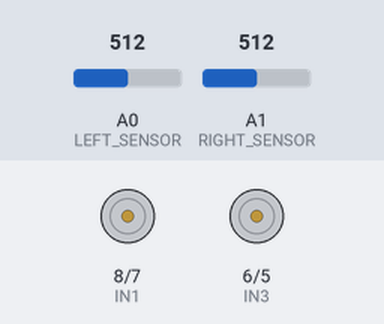
A sketch run on a simulated Arduino Uno, built with avr-gcc and run on an emulated ATmega328P. Parts: motor-driver pin pairs drawn as motors (green arrow = first pin HIGH = forward, orange = second pin HIGH = backward, longer = more drive, scaled by the enable pin). The test bench sets the inputs (shaded band); at power-on: A0 (LEFT_SENSOR) = 512, A1 (RIGHT_SENSOR) = 512.

Above: at 1.2 s.
1.3 s: A0 (LEFT_SENSOR) set to 482
At 2.0 s:
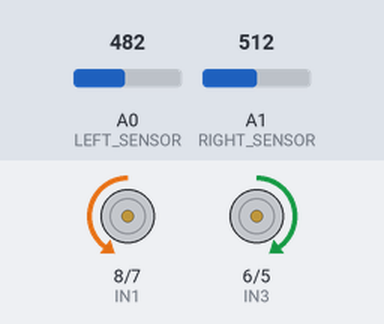
2.8 s: A1 (RIGHT_SENSOR) set to 483
At 3.1 s:
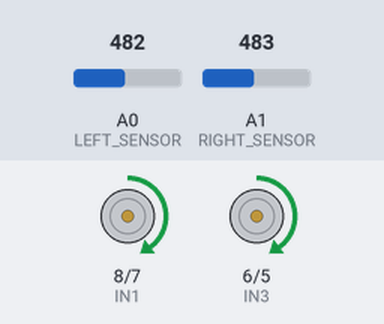
4.3 s: A0 (LEFT_SENSOR) set to 510
At 5.5 s:
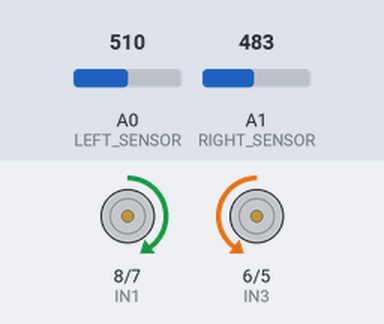
5.8 s: A0 (LEFT_SENSOR) set to 490
At 6.6 s:
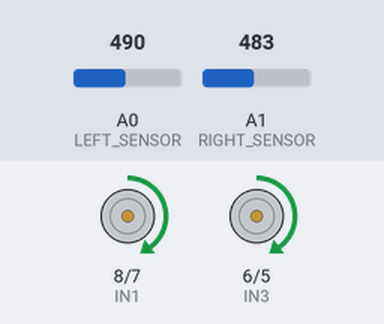
7.3 s: A0 (LEFT_SENSOR) set to 511
At 7.8 s:
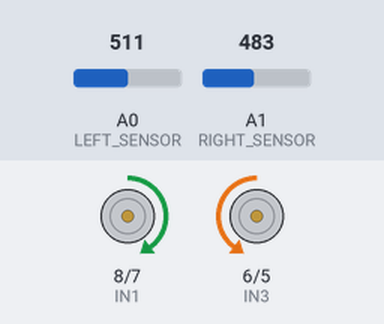
Timing chart, 0 to 9.8 s (numbered marks = the images above; inputs shaded):
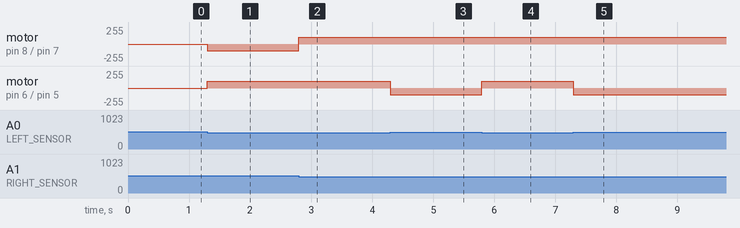

Measured:
- the behaviour switches between 500 and 499 on A0 (LEFT_SENSOR) (found by bisection; images 0 and 1)
- the behaviour switches between 500 and 499 on A1 (RIGHT_SENSOR) (found by bisection; images 1 and 2)
- after the input at 1.3 s, motor on pin 8 (IN1) / pin 7 (IN2): stopped → backward 100/255 at once; motor on pin 6 (IN3) / pin 5 (IN4): stopped → forward 100/255 at once
- after the input at 2.8 s, motor on pin 8 (IN1) / pin 7 (IN2): backward 100/255 → forward 100/255 at once
- after the input at 4.3 s, motor on pin 6 (IN3) / pin 5 (IN4): forward 100/255 → backward 100/255 at once
- after the input at 5.8 s, motor on pin 6 (IN3) / pin 5 (IN4): backward 100/255 → forward 100/255 at once
- after the input at 7.3 s, motor on pin 6 (IN3) / pin 5 (IN4): forward 100/255 → backward 100/255 at once

The sketch:

ArduinoCode.ino
```cpp
// Define sensor pins
#define LEFT_SENSOR A0
#define RIGHT_SENSOR A1

// Define motor pins
#define ENA 9
#define IN1 8
#define IN2 7
#define ENB 10
#define IN3 6
#define IN4 5

// Define threshold for sensor reading
#define THRESHOLD 500

void setup() {
  // Initialize motor pins as outputs
  pinMode(ENA, OUTPUT);
  pinMode(IN1, OUTPUT);
  pinMode(IN2, OUTPUT);
  pinMode(ENB, OUTPUT);
  pinMode(IN3, OUTPUT);
  pinMode(IN4, OUTPUT);

  // Set motor speeds
  analogWrite(ENA, 100);
  analogWrite(ENB, 100);
}

void loop() {
  // Read sensor values
  int leftValue = analogRead(LEFT_SENSOR);
  int rightValue = analogRead(RIGHT_SENSOR);

  // Check if both sensors detect black line
  if (leftValue < THRESHOLD && rightValue < THRESHOLD) {
    // Move forward
    digitalWrite(IN1, HIGH);
    digitalWrite(IN2, LOW);
    digitalWrite(IN3, HIGH);
    digitalWrite(IN4, LOW);
  }
  // Check if left sensor detects black line
  else if (leftValue < THRESHOLD) {
    // Turn left
    digitalWrite(IN1, LOW);
    digitalWrite(IN2, HIGH);
    digitalWrite(IN3, HIGH);
    digitalWrite(IN4, LOW);
  }
  // Check if right sensor detects black line
  else if (rightValue < THRESHOLD) {
    // Turn right
    digitalWrite(IN1, HIGH);
    digitalWrite(IN2, LOW);
    digitalWrite(IN3, LOW);
    digitalWrite(IN4, HIGH);
  }
  else {
    // Stop
    digitalWrite(IN1, LOW);
    digitalWrite(IN2, LOW);
    digitalWrite(IN3, LOW);
    digitalWrite(IN4, LOW);
  }
}
```
